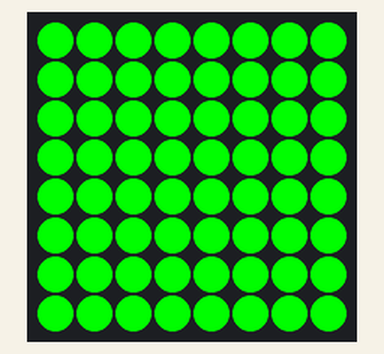
Simulated run of this program. Board: Raspberry Pi (BCM pin numbers) with a Sense HAT. Parts: the Sense HAT's 8×8 RGB LED matrix. At 7.0 s the program stops and its outputs stay as they are.

Above: at 0.12 s.
At 0.52 s:
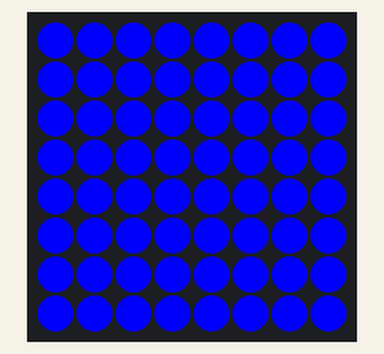
At 1.02 s:
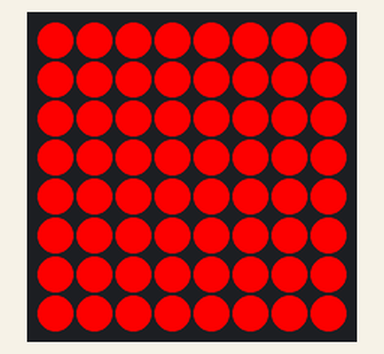

Measured:
- by itself, everything shown: repeats every 0.70 s, in 4 steps

The program:

clear-sense.py
```python
#!/bin/python3

from sense_hat import SenseHat
from time import sleep

sense = SenseHat()

G = [0, 255, 0]
R = [255, 0 ,0]
B = [0, 0 ,255]
X = [0, 0, 0]

gtimer = []
rtimer = []
btimer = []
xtimer = []

for i in range(64):
    gtimer.append(G)

for i in range(64):
    rtimer.append(R)

for i in range(64):
    btimer.append(B)

for i in range(64):
    xtimer.append(X)

for i in range(10):
	sense.clear
	sense.set_pixels(gtimer)
	sleep(0.2)
	sense.clear
	sense.set_pixels(rtimer)
	sleep(0.2)
	sense.set_pixels(btimer)
	sleep(0.2)
	sense.set_pixels(xtimer)
	sleep(0.1)
	sense.clear
```
